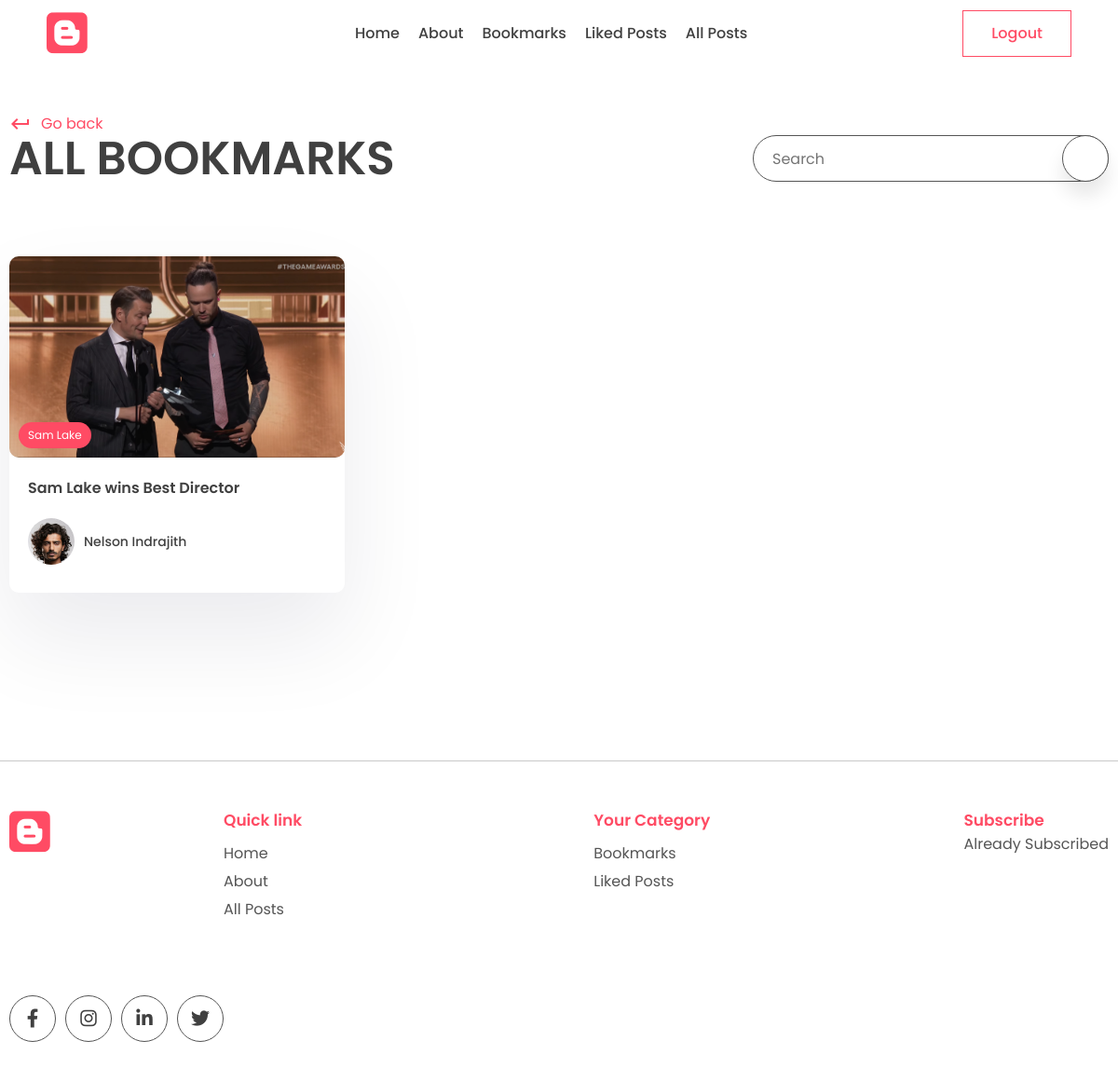
Screenshot of /bookmarks/ (signed in) with the database file from the repository.
### app/models.py (models this page shows, shortened)
class Post(models.Model):
    title = models.CharField(max_length=200)
    content = models.TextField()
    date_modified = models.DateTimeField(auto_now=True)
    date_created = models.DateTimeField(auto_now_add=True)
    slug = models.SlugField(max_length=200, unique=True)
    image = models.ImageField(null=True, blank=True, upload_to='images/')
    is_featured = models.BooleanField(default=False)
    tag = models.ManyToManyField(Tag, blank=True, related_name='post')
    view = models.IntegerField(null=True, blank=True)
    author = models.ForeignKey(
        User, on_delete=models.CASCADE, blank=True, null=True, related_name='posts'
    )
    bookmarks = models.ManyToManyField(
        User, blank=True, related_name='bookmarked_posts', default=None
    )
    likes = models.ManyToManyField(
        User, blank=True, related_name='liked_posts', default=None
    )

class Tag(models.Model):
    name = models.CharField(max_length=50)
    description = models.CharField(max_length=100)
    slug = models.SlugField(max_length=100, unique=True)
    def __str__(self):
        return self.name

class Profile(models.Model):
    user = models.OneToOneField(User, on_delete=models.CASCADE)
    profile_picture = models.ImageField(
        upload_to='images/', blank=True, null=True
    )
    slug = models.SlugField(max_length=200, unique=True)
    bio = models.CharField(max_length=200)

### app/views.py (the view)
# urls.py: path('bookmarks/', views.bookmarks, name='bookmarks_page'),
def bookmarks(request):
    search_parameter = ''
    bookmarked_posts = None
    if request.user.is_authenticated:
        bookmarked_posts = request.user.bookmarked_posts.all()
    if request.GET.get('q'):
        search_parameter = request.GET.get('q')
        bookmarked_posts = bookmarked_posts.filter(
            Q(title__icontains=search_parameter) |
            Q(tag__name__icontains=search_parameter)
        ).distinct()
    context = {
        'search_parameter': search_parameter,
        'searched_posts': bookmarked_posts
    }
    return render(request, 'app/bookmarks.html', context)

### app/templates/app/bookmarks.html (shortened to what this page needs)
{% extends "base.html" %}
{% block content %}
<main>
  <div class="container">
    <div class="page-top">
      <div class="top flex">
        <div class="page-name">
          <a href="{{request.META.HTTP_REFERER}}" class="learn">
            <span class="material-icons"> keyboard_return </span> Go back
          </a>
          <h1>All Bookmarks</h1>
        </div>
        <form method="get">
          <div class="search-bar s-active">
            <input type="text" placeholder="Search" name="q" value="{{search_parameter}}"/>
            <button type="submit">
              <div class="animated-search">
              </div>
            </button>
        </form>
        </div>
      </div>
    </div>
</main>
<section class="sp">
  <div class="container">
    <div class="grid">
    {% if searched_posts %}
        {% for post in searched_posts %}
        <a href="{% url 'post_page' post.slug %}">
            <div class="card">
            <div class="post-img">
                <img src="{{post.image.url}}" alt="" />
                <div class="tag">{{post.tag.all.0}}</div>
            </div>
            <div class="card-content">
                <h3>
                {{post.title}}
                </h3>
                <div class="author">
                <div class="profile-pic">
                    <img src="{{post.author.profile.profile_picture.url}}" alt="" />
                </div>
                <div class="details">
                    <p>{{post.author.first_name}} {{post.author.last_name}}</p>
                </div>
                </div>
            </div>
            </div>
        </a>
        {% endfor %}
    {% else %}
        {% if user.is_authenticated %}
        <p style="font-size: 2rem; width: 600px;">You have not bookmarked any posts yet.</p>
        {% else %}
        <p style="font-size: 2rem;">Please login to check if there are any posts you have bookmarked.</p>
        {% endif %}
    {% endif %}
    </div>
  </div>
</section>
{% endblock content %}

### app/static/app/style.css (style rules this page uses)
* { margin: 0; padding: 0; box-sizing: border-box; text-decoration: none; border: none; outline: none; list-style: none; font-family: "Poppins", sans-serif; color: var(--black); }
:root { --red: #ff4b64; --black: #404040; --des: #555555; --shadow: #ffffff1a 0px 1px 1px 0px inset, #32325d40 0px 50px 100px -20px, #0000004d 0px 30px 60px -30px; --shadow2: rgba(17, 12, 46, 0.084) 0px 48px 100px 0px; }
html { font-size: 62.5%; }
[class*="grid"] { display: grid; }
img { width: 100%; }
.container { max-width: 1220px; margin: auto; padding: 0 10px; }
p, a { font-size: 1.6rem; color: var(--des); }
input, textarea { font-size: 1.6rem; color: var(--black); }
.search-bar, .animated-search { width: 5rem; aspect-ratio: 1/1; border: 1px solid var(--des); border-radius: 50%; display: flex; align-items: center; justify-content: center; background: white; box-shadow: 0 15px 20px #00000018; cursor: pointer; margin-top: 10rem; z-index: 2; }
.search-bar input { display: none; }
.search-bar { box-shadow: unset; border: none; }
.search-bar .animated-search { margin-top: 0; }
.s-active { width: fit-content; border-radius: 5rem; height: 5rem; aspect-ratio: unset; position: relative; padding: 0 6rem; padding-left: 2rem; border: 1px solid var(--des); }
.s-active input { width: 30rem; font-style: 1.6rem; height: calc(100% - 2px); display: block; }
.s-active .animated-search { position: absolute !important; top: 50%; transform: translateY(-50%); right: -1px; }
.sp { padding: 8rem 0; }
.post-img { height: 40rem; width: 100%; overflow: hidden; border-radius: 1rem; }
.post-img img { height: 100%; object-fit: cover; object-position: center; }
.learn { display: flex; align-items: center; gap: 1rem; color: var(--red); margin-top: 2rem; }
.learn span { color: #ff4b64; }
.card { background: white; box-shadow: var(--shadow2); border-radius: 1rem; cursor: pointer; transition: 0.3s; }
.post-img { position: relative; }
.tag { position: absolute; bottom: 1rem; left: 1rem; background: var(--red); color: white; border-radius: 5rem; padding: 0.5rem 1rem; font-size: 1.2rem; }
.card-content { padding: 2rem; padding-bottom: 3rem; }
.card h3 { font-size: 1.6rem; font-weight: 600; }
.card .post-img { width: 100%; height: unset; aspect-ratio: 1/0.6; }
.author { display: flex; align-items: center; gap: 1rem; margin-top: 2rem; }
.profile-pic { width: 5rem; aspect-ratio: 1/1; border-radius: 50%; overflow: hidden; }
.author p { color: var(--black); font-weight: 500; font-size: 1.4rem; }
.page-name h1 { font-size: 5rem; text-transform: uppercase; font-weight: 600; line-height: 5rem; }
.flex { display: flex; align-items: flex-end; justify-content: space-between; }
.flex .search-bar { margin-top: 0; }
.grid { grid-template-columns: repeat(3, 1fr); gap: 5rem; }
main { padding-top: 10rem !important; }

### rows the page displays
Post: image (picture), tag.all.0 "Sam Lake", title "Sam Lake wins Best Director", author.profile.profile_picture (picture), author.first_name "Nelson", author.last_name "Indrajith"
